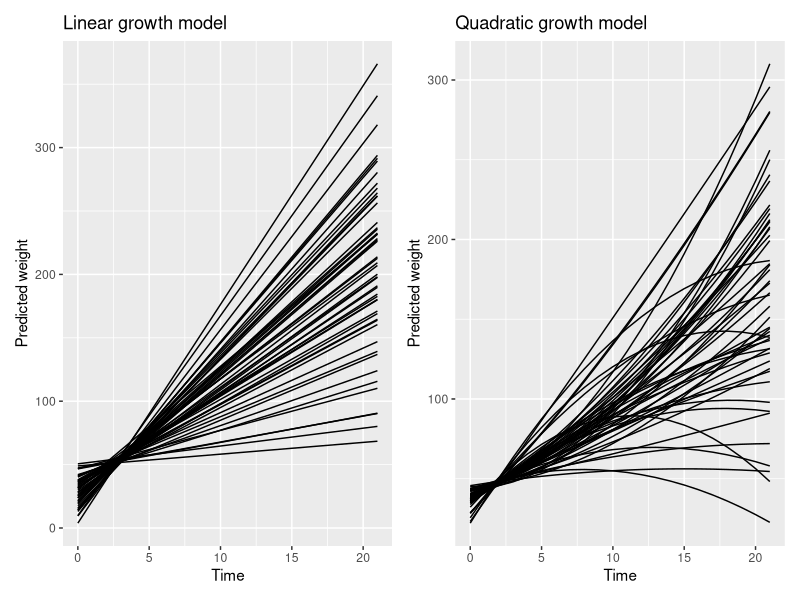
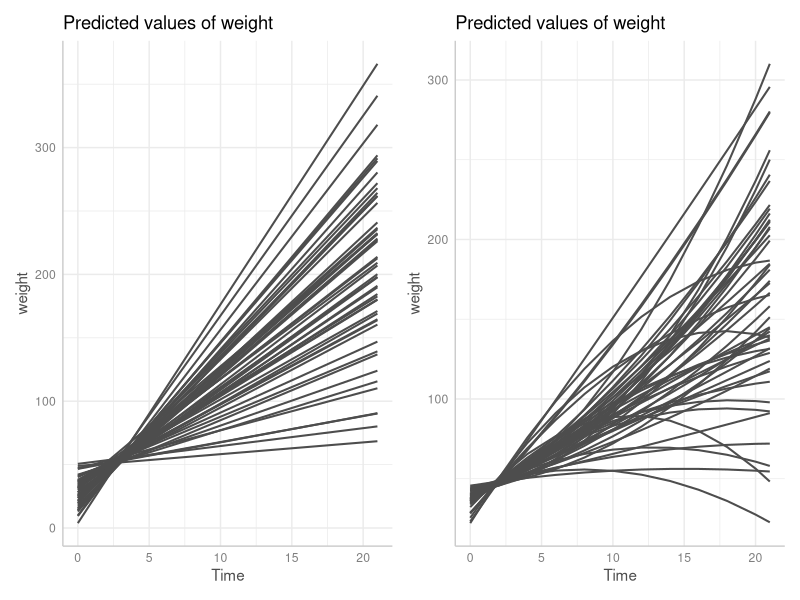
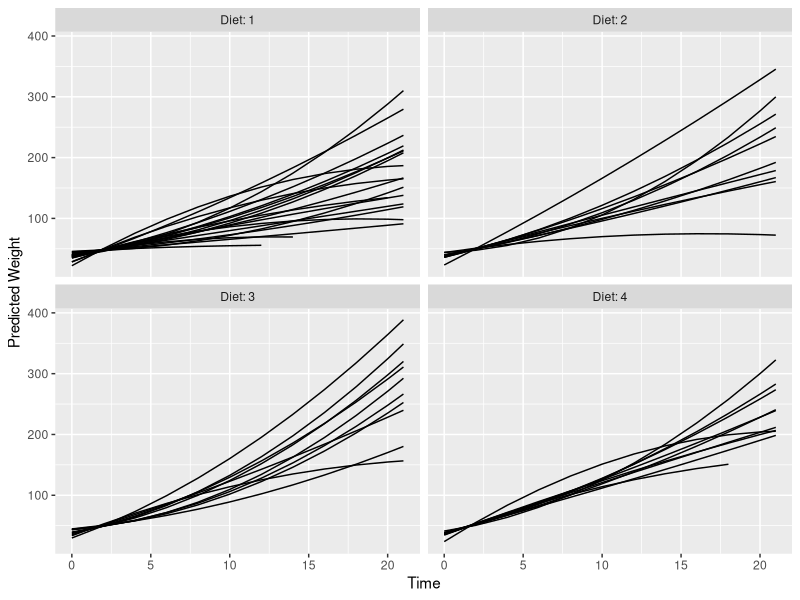
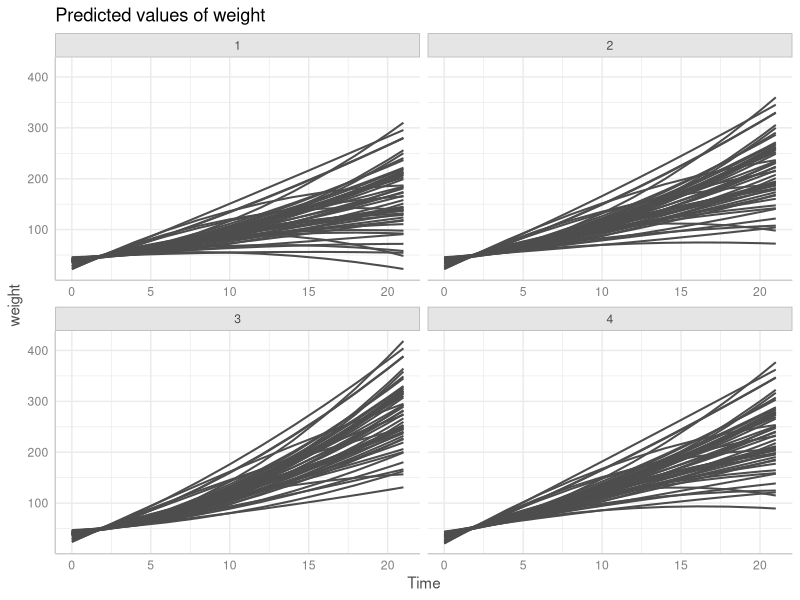
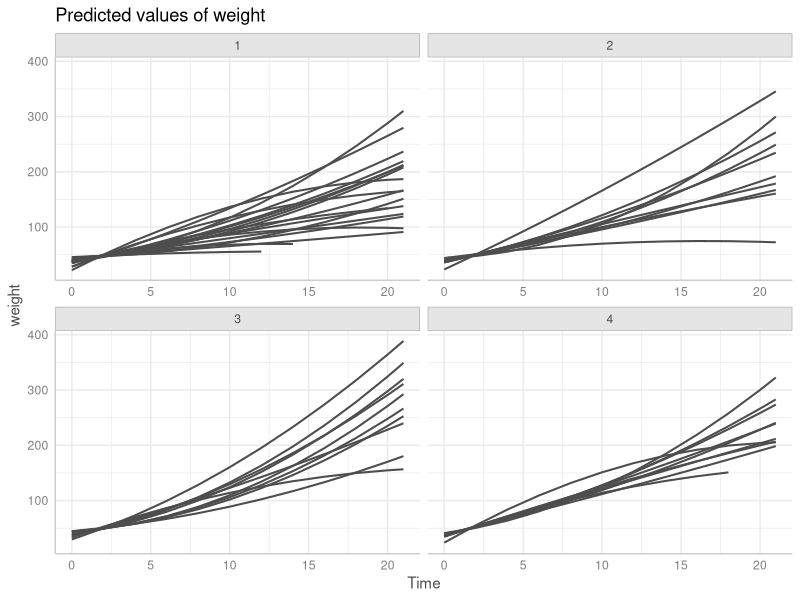
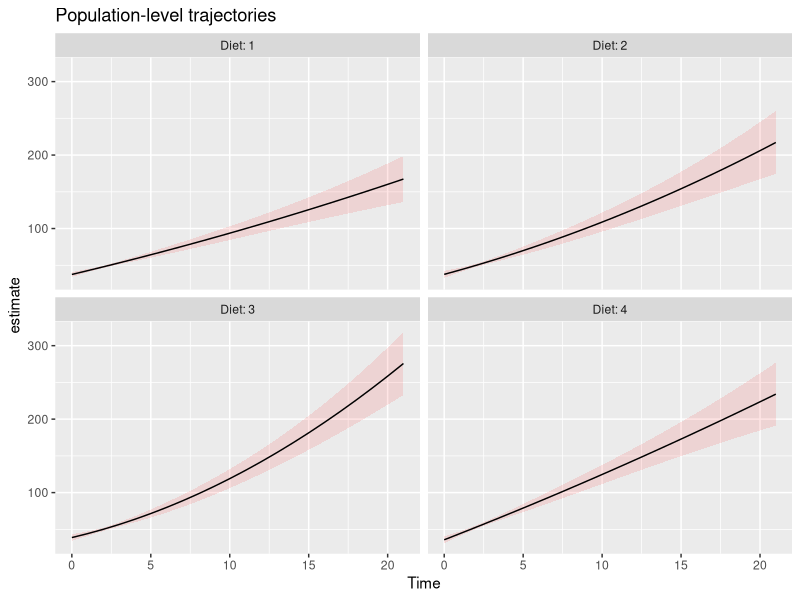
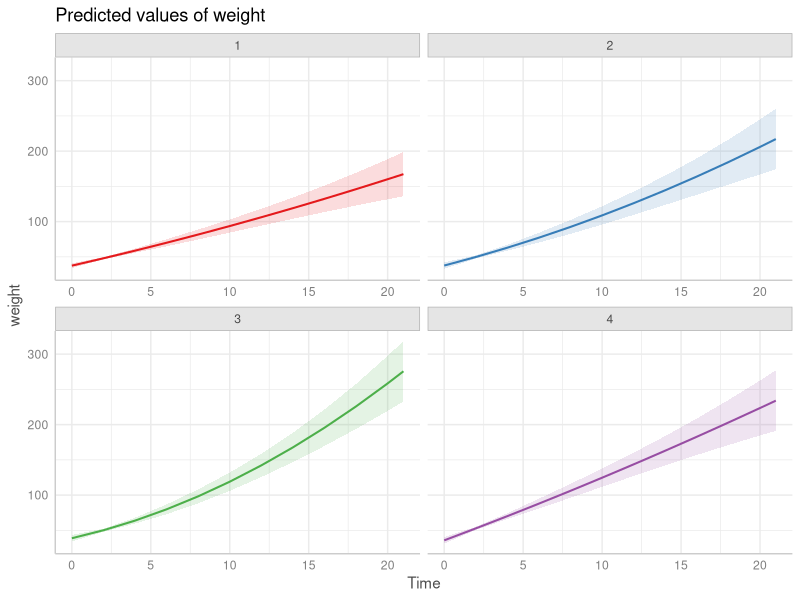

Generate these figures, in order, with R:
## ---- chunk 1
knitr::opts_chunk$set(collapse = TRUE, comment = "#>", dev = "png", fig.width = 7, fig.height = 4, message = FALSE, warning = FALSE)
options(width = 800)
if (!requireNamespace("ggplot2", quietly = TRUE) ||
    !requireNamespace("lme4", quietly = TRUE) ||
    !requireNamespace("patchwork", quietly = TRUE) ||
    !requireNamespace("marginaleffects", quietly = TRUE)) {
  knitr::opts_chunk$set(eval = FALSE)
}
## ---- chunk 2
library(lme4)            # modelling
library(ggeffects)       # predictions
library(marginaleffects) # predictions
library(ggplot2)         # plotting
library(patchwork)       # plot layout

data(ChickWeight)

model1 <- lmer(
  weight ~ 1 + Time + (1 + Time | Chick),
  data = ChickWeight
)

model2 <- lmer(
  weight ~ 1 + Time + I(Time^2) + Diet + Time:Diet + I(Time^2):Diet +
    (1 + Time + I(Time^2) | Chick),
  data = ChickWeight
)
## ---- chunk 3
pred1 <- predictions(model1,
  newdata = datagrid(
    Chick = ChickWeight$Chick,
    Time = 0:21
  )
)

p1 <- ggplot(pred1, aes(Time, estimate, level = Chick)) +
  geom_line() +
  labs(y = "Predicted weight", x = "Time", title = "Linear growth model")

pred2 <- predictions(model2,
  newdata = datagrid(
    Chick = ChickWeight$Chick,
    Time = 0:21
  )
)

p2 <- ggplot(pred2, aes(Time, estimate, level = Chick)) +
  geom_line() +
  labs(y = "Predicted weight", x = "Time", title = "Quadratic growth model")

p1 + p2
## ---- chunk 4
pr <- predict_response(model1, terms = c("Time", "Chick"), type = "random")
p3 <- plot(pr, colors = rep("grey30", 50), show_ci = FALSE, show_legend = FALSE)

pr <- predict_response(model2, terms = c("Time", "Chick"), type = "random")
p4 <- plot(pr, colors = rep("grey30", 50), show_ci = FALSE, show_legend = FALSE)

p3 + p4
## ---- chunk 5
pred <- predictions(model2)

ggplot(pred, aes(Time, estimate, level = Chick)) +
  geom_line() +
  ylab("Predicted Weight") +
  facet_wrap(~Diet, labeller = label_both)
## ---- chunk 6
pr <- predict_response(model2, terms = c("Time", "Chick", "Diet"), type = "random")
plot(pr, colors = rep("grey30", 50), show_ci = FALSE, show_legend = FALSE)
## ---- chunk 7
pr <- predict_response(model2, terms = c("Time", "Chick", "Diet"), type = "random")
plot(
  pr,
  colors = rep("grey30", 50),
  show_ci = FALSE,
  show_legend = FALSE,
  limit_range = TRUE
)
## ---- chunk 8
pred <- predictions(
  model2,
  newdata = datagrid(
    Chick = NA,
    Diet = 1:4,
    Time = 0:21
  ),
  re.form = NA
)

ggplot(pred, aes(x = Time, y = estimate, ymin = conf.low, ymax = conf.high)) +
  geom_ribbon(alpha = 0.1, fill = "red") +
  geom_line() +
  facet_wrap(~Diet, labeller = label_both) +
  labs(title = "Population-level trajectories")
## ---- chunk 9
pr <- predict_response(model2, terms = c("Time", "Diet"))
plot(pr, grid = TRUE)
